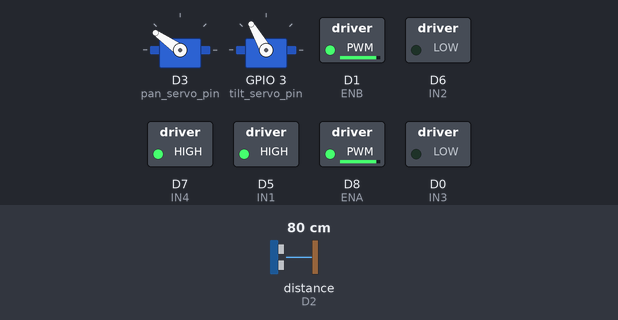
This sketch was run on a simulated ESP8266 (NodeMCU). Parts: 2 × servo, switched loads named in the sketch (green lamp = pin HIGH). The inputs (shaded band) are chosen by the test bench; at power-on: distance to the obstacle (sensor on D2) 80 cm. The echo pulse lasts 58.3 µs per cm; WiFi joins after 1.5 s; servers stay silent unless stated; uploads are accepted with an empty reply.

Above: at 8.9 s.
9.0 s: distance to the obstacle (sensor on D2) set to 22 cm
At 11.4 s:
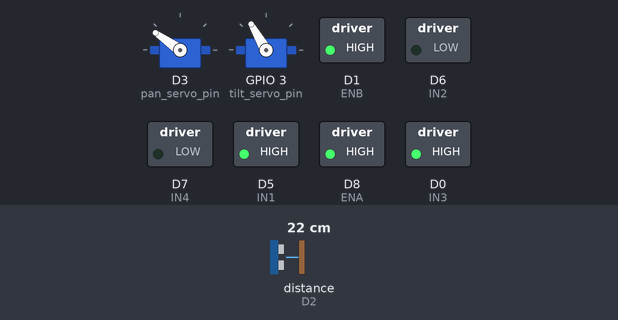
12.0 s: distance to the obstacle (sensor on D2) set to 18 cm
At 12.98 s:
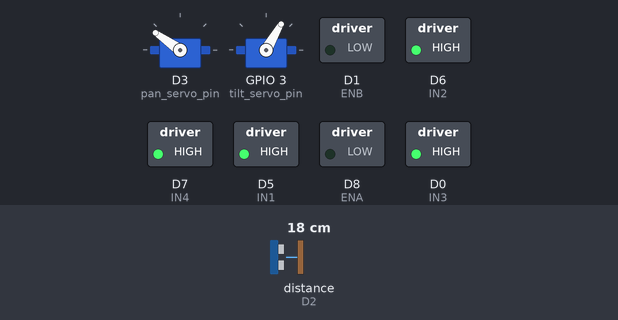
At 17.1 s:
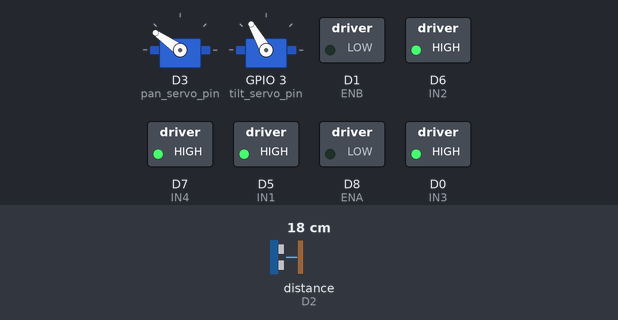
Timing chart, 0 to 21.0 s (numbered marks = the images above; inputs shaded):
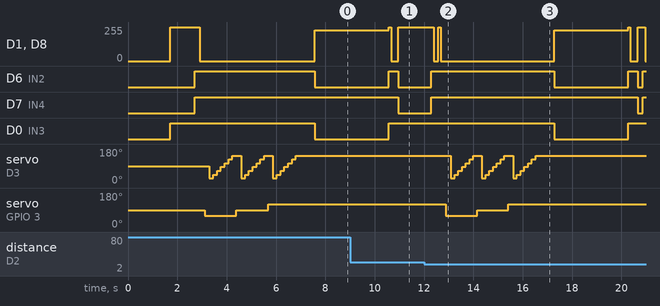

Measured:
- the behaviour switches between 20 and 19 cm on distance to the obstacle (sensor on D2) (found by bisection; images 1 and 2)
- after the input at 12.0 s, D7 (IN4): LOW → HIGH after 0.29 s instead of 3.0 s; D0 (IN3): HIGH → LOW after 5.3 s instead of 8.0 s
- by itself, servo on D3 (pan_servo_pin): repeats every 1.3 s: 45° 0.15 s, 65° 0.15 s, 85° 0.15 s, 105° 0.15 s, 125° 0.15 s, 145° 0.35 s, 25° 0.15 s, until it stays 145° from 16.5 s

The sketch:

main.ino
```cpp
#include <NewPing.h>
#include <Servo.h>
#include <ESP8266WiFi.h>
#include <ESP8266HTTPClient.h>
#include <ArduinoJson.h>


// --- WIFI SETTINGS ---
const char* ssid = "iPhone";
const char* password = "Pratyush7825";
String server = "http://172.20.10.2:5000";


// --- 3D SCANNING SETTINGS ---
int tilt_angles[] = {60, 90, 120}; // Down, Straight, Up
int scan_start_pan = 25;
int scan_end_pan = 155;
int pan_step = 20;

// Motor
const int IN1 = D5; //  Motor A Forward
const int IN2 = D6; //  Motor A Backward
const int ENA = D8; //  Motor A Speed (PWM)
const int IN4 = D7; //   Motor B Backward
const int IN3 = D0; //   Motor B Forward
const int ENB = D1;  //  Motor B Speed (PWM)
const int pan_servo_pin = D3; //   Pan Motor
const int tilt_servo_pin = D9;  //  Tilt Motor

// Ultra Sonic
const int TRIG_PIN = D4;
const int ECHO_PIN = D2;
const int max_distance = 200;

// --- SETTINGS ---
float move_speed = 0.01275; // How many cm per ms the robot moves
float turn_speed = 0.06; // How many degrees it turns per ms
float trim = 1; // Arc of slow wheel / Arc of fast wheel ; left wheel is slower.
bool is_moving=false;

// Odometry
float x = 0.0;
float y = 0.0;
float theta = 0.0;
unsigned long last_time = 0;
int target_x = 0; // Where we want to go (received from server)
int target_y = 0;


NewPing sonar(TRIG_PIN, ECHO_PIN, max_distance);
Servo pan;
Servo tilt;
WiFiClient client;
HTTPClient http;
HTTPClient display_http;


void setup() {
  // Initialize all pins as OUTPUT
  pinMode(IN1, OUTPUT); pinMode(IN2, OUTPUT); pinMode(ENA, OUTPUT);
  pinMode(IN3, OUTPUT); pinMode(IN4, OUTPUT); pinMode(ENB, OUTPUT);
  pinMode(tilt_servo_pin, OUTPUT); pinMode(pan_servo_pin, OUTPUT); pinMode(TRIG_PIN, OUTPUT);
  pinMode(ECHO_PIN, INPUT);
  pan.attach(pan_servo_pin, 550, 2550); tilt.attach(tilt_servo_pin, 500, 2300);


  WiFi.begin(ssid, password);
  WiFi.setSleepMode(WIFI_NONE_SLEEP);
  while (WiFi.status() != WL_CONNECTED) {
    delay(500);
  }
  display("Wifi connected");
  last_time = millis();
  forward(500);
  delay(1000);
  brake();
}

void loop() {
  reconnect();

  // 1. SYNC & SCAN (The "Think" Phase)
  // Stop everything to get a perfect map and the next target from Python
  brake();
  display("Mapping...");
  scan_and_send();

  // 2. AIM (The "Orient" Phase)
  float dx = target_x - x;
  float dy = target_y - y;
  float distance_to_target = sqrt(dx*dx + dy*dy);

  // Calculate turn
  float target_theta = atan2(dy, dx) * 57.295;
  float turn_needed = target_theta - theta;

  // Shortest path turn logic (-180 to 180)
  while (turn_needed > 180) turn_needed -= 360;
  while (turn_needed < -180) turn_needed += 360;

  if (abs(turn_needed) > 10) {
    display("Aiming...");
    rotate(turn_needed);
    delay(100);
  }

  // 3. PULSE (The "Move" Phase)
  // Instead of driving the whole way, we move in 20cm "pulses"
  // This keeps odometry errors from building up
  if (distance_to_target > 5) {
    display("Moving...");

    unsigned long pulse_start = millis();
    is_moving = true;

    // Drive for max 1.5 seconds OR until obstacle
    while (millis() - pulse_start < 4000) {
      forward(500);

      // Check for obstacles 10 times a second
      int obs = sonar.ping_cm();
      if (obs > 0 && obs < 20) {
        display("Obstacle!");
        break; // Exit the pulse immediately
      }
      delay(100);
    }
    brake(); // Stop to recalculate everything
  }

  delay(200); // Short breather for the motors
}

// --- MOVEMENT FUNCTIONS ---

void forward(int speed) {
  update_position();
  is_moving=true;
  digitalWrite(IN1, HIGH); digitalWrite(IN2, LOW);
  digitalWrite(IN3, HIGH); digitalWrite(IN4, LOW);
  analogWrite(ENA, speed* trim);
  analogWrite(ENB, speed ); // Apply trim to straight line
}

void rotate(float degrees) {
  update_position();
  is_moving=false;
  unsigned long turn_time = abs(degrees) / turn_speed;
  digitalWrite(IN1, HIGH); digitalWrite(IN2, LOW); // Right wheel forward
  digitalWrite(IN3, LOW);  digitalWrite(IN4, HIGH); // Left wheel backward
  analogWrite(ENA, 230* trim); analogWrite(ENB, 230);
  theta += degrees; // Update our angle
  delay(turn_time);
  brake();

}

void brake() {
  update_position();
  is_moving=false;
  digitalWrite(IN1, HIGH); digitalWrite(IN2, HIGH);
  digitalWrite(IN3, HIGH); digitalWrite(IN4, HIGH);
  analogWrite(ENA, 255); analogWrite(ENB, 255);
  delay(100);
  analogWrite(ENA, 0); analogWrite(ENB, 0);
}

void update_position() {
  unsigned long now = millis();
  unsigned long dt = now - last_time;
  last_time = now;

  if (is_moving) {
    float dist_traveled = move_speed * dt;
    float rad = theta * 0.01745;
    x += dist_traveled * cos(rad);
    y += dist_traveled * sin(rad);
  }
}

void send_n_receive(String data) {
  if (WiFi.status() == WL_CONNECTED) {

    http.begin(client, server+"/data"); // It uses the global ones you already made
    http.addHeader("Content-Type", "application/json");

    int http_code = http.POST(data);

    if (http_code > 0) {
      String payload = http.getString();

      StaticJsonDocument<200> doc;
      DeserializationError error = deserializeJson(doc, payload);

      if (!error) {
        // Extract the target coordinates sent by Flask
        target_x = doc["tx"].as<int>();
        target_y = doc["ty"].as<int>();
        http.end();
      }
      else{
        http.end();
        display("[LOG] JSON Parse Error: " + String(error.f_str()));
      }
    }
    else{
      http.end();
    }
  }
}

void display(const String &msg){
  if (WiFi.status() != WL_CONNECTED) return;

  display_http.begin(client, server + "/display");
  display_http.addHeader("Content-Type", "application/json");

  StaticJsonDocument<200> doc;
  doc["msg"] = msg;
  String body;
  serializeJson(doc, body);

  display_http.POST(body);
  display_http.end();
}

void reconnect(){
  if (WiFi.status() != WL_CONNECTED){
  WiFi.begin(ssid, password);
  WiFi.setSleepMode(WIFI_NONE_SLEEP);
  int retry_count = 0;
  while (WiFi.status() != WL_CONNECTED && retry_count < 10) {
    delay(100);
    retry_count++;
  }
  }
}


void scan_and_send() {
  // Use a larger buffer for 3D data points
  DynamicJsonDocument doc(8192);
  JsonArray data = doc.to<JsonArray>();

  // Loop through Tilt angles (Vertical)
  for (int t = 0; t < 3; t++) {
    int current_tilt = tilt_angles[t];
    tilt.write(current_tilt);
    delay(200); // Wait for tilt servo

    // Loop through Pan angles (Horizontal)
    for (int p = scan_start_pan; p <= scan_end_pan; p += pan_step) {
      pan.write(p);
      delay(150); // Wait for pan servo

      unsigned int distance = sonar.ping_cm();
      if (distance == 0) distance = max_distance;

      // Create a data point object
      JsonObject point = data.createNestedObject();
      point["x"] = x;
      point["y"] = y;
      point["Q"] = theta;
      point["dist"] = distance;
      point["pan"] = p;
      point["tilt"] = current_tilt;
    }
  }

  // Send the 3D data packet
  String payload;
  serializeJson(doc, payload);
  send_n_receive(payload);
}
```

communication.cpp
```cpp

```

motors.cpp
```cpp

```

navigation.cpp
```cpp

```

sensors.cpp
```cpp

```
